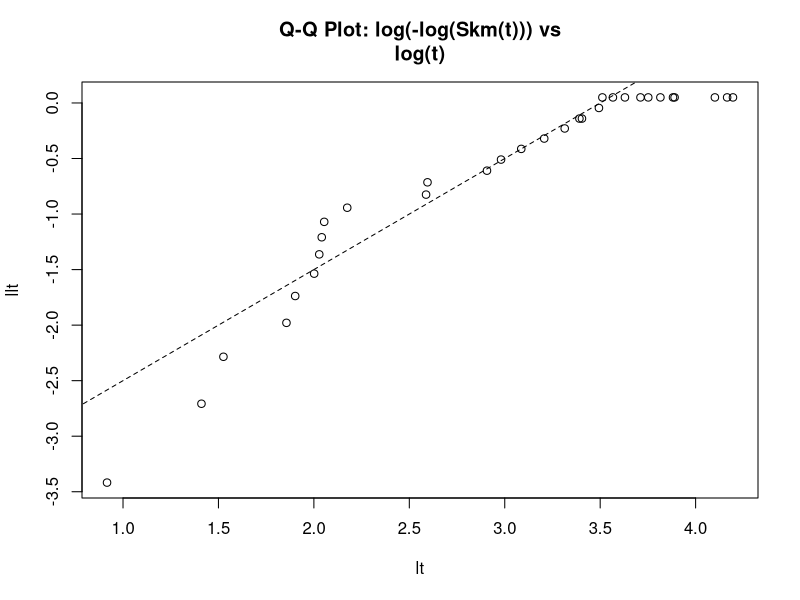
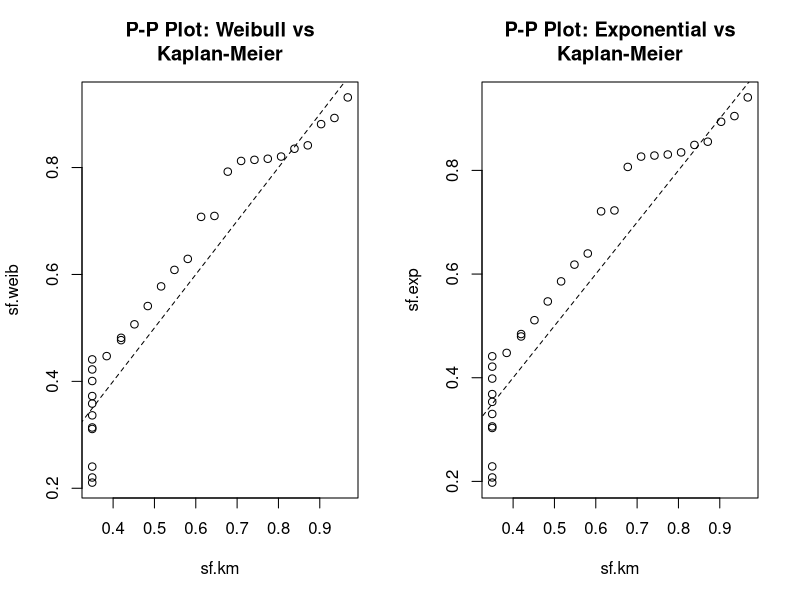
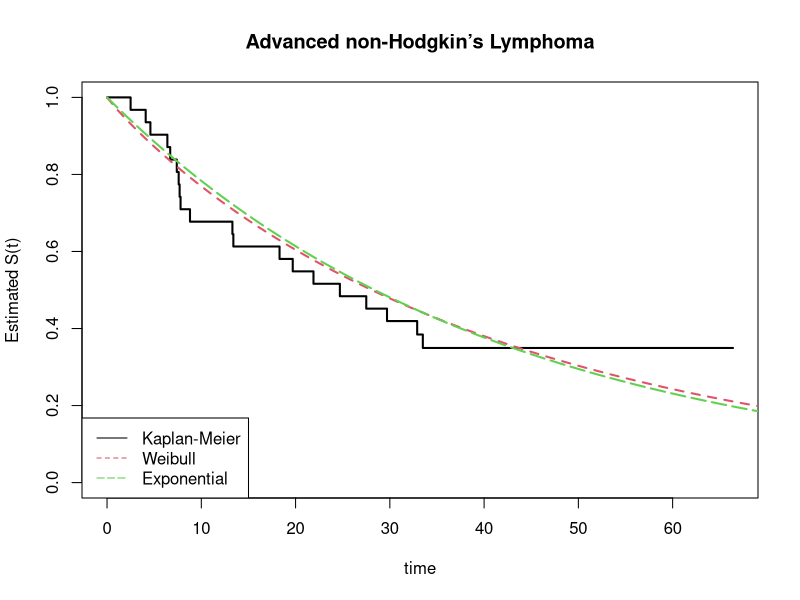
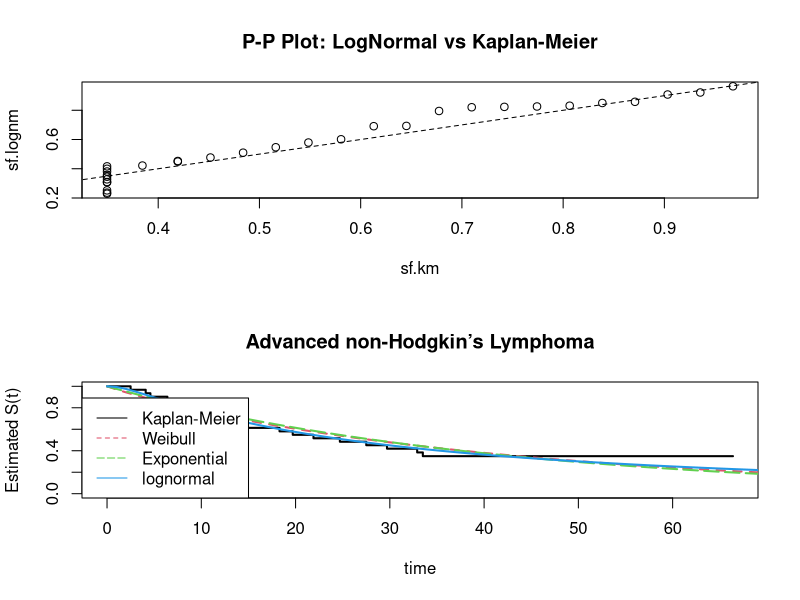

Recreate these plots in R, in order.
## ---- chunk 1
knitr::opts_chunk$set(echo = TRUE)
## ---- chunk 2
library(survival)
data<-read.table("p31.txt", header=T)
data <- data[data$stress == 750,]
x<-data$time
delta<-data$status
fit.weib<- survreg(Surv(x, delta)~1)
summary(fit.weib)

y <- log(-log(0.5))
y_mid <- fit.weib$coef - y*fit.weib$scale
vary_mid <- as.numeric(t(matrix(c(1, y*fit.weib$scale))) %*% 
                         as.matrix(fit.weib$var) %*% 
                         matrix(c(1, y*fit.weib$scale)))
CIL <- exp(y_mid - 1.96*sqrt(vary_mid))
CIU <- exp(y_mid + 1.96*sqrt(vary_mid))
CI <- c(CIL, CIU)
CI
## ---- chunk 3
# b) 
sig<-fit.weib$scale
mu<-fit.weib$coef
phi <- log(sig)
var1 <- matrix(c(-exp(-phi), -(log(6000)-mu)*-exp(-phi)))
var_loglog <- t(var1) %*% fit.weib$var %*% var1
loglog_st <- (log(6000)-mu)*-exp(-phi)
CIlogL <- loglog_st - 1.96*sqrt(var_loglog)
CIlogU <- loglog_st + 1.96*sqrt(var_loglog)
CIU <- exp(-exp(CIlogL))
CIL <- exp(-exp(CIlogU))
CI <- c(CIL, CIU)
CI
## ---- chunk 4
time <- c(2.5, 4.1, 4.6, 6.4, 6.7, 7.4, 7.6, 7.7, 7.8, 8.8, 13.3, 13.4, 18.3, 19.7, 21.9, 24.7, 27.5, 29.7, 30.1, 32.9, 33.5, 35.4, 37.7, 40.9, 42.6, 45.4, 48.5, 48.9, 60.4, 64.4, 66.4)
status <- c(1, 1, 1, 1, 1, 1, 1, 1, 1, 1, 1, 1, 1, 1, 1, 1, 1, 1, 0, 1, 1, 0, 0, 0, 0, 0, 0, 0, 0, 0, 0)
data <- as.data.frame(cbind(time,status))
fit <- survfit(Surv(time, status)~1)
llt <- log(-log(fit$surv))
lt <- log(time)
plot(lt,llt,main="Q-Q Plot: log(-log(Skm(t))) vs
log(t)")
lines(seq(0,7,0.1),seq(-3.5,3.5,0.1), lty=2)
## ---- chunk 5
fit.weib <- survreg(Surv(time, status)~1, data = data)
sig1<-fit.weib$scale
mu1<-fit.weib$coef
time<-fit$time
sf.weib<-exp(-exp((log(time)-mu1)/sig1))

fit.exp <- survreg(Surv(time, status)~1, dist = "exp", data = data)
mu2 <- fit.exp$coef
sf.exp <- exp(-exp((log(time)-mu2)))

sf.km<-fit$surv

par(mfrow=c(1,2))
plot(sf.km,sf.weib,main="P-P Plot: Weibull vs
Kaplan-Meier")
lines(seq(0,1,0.1),seq(0,1,0.1), lty=2)
plot(sf.km, sf.exp, main="P-P Plot: Exponential vs
Kaplan-Meier")
lines(seq(0,1,0.1),seq(0,1,0.1), lty=2)

par(mfrow=c(1,1))
t<-0:175
st.weib<-exp(-exp((log(t)-mu1)/sig1))
st.exp<-exp(-exp(log(t)-mu2))
plot(fit,xlab="time",
     ylab="Estimated S(t)",main="Advanced non-Hodgkin’s Lymphoma", 
     conf.int=F,lty=1,lwd=2)
lines(t,st.weib,lty=2,lwd=2, col=2)
lines(t,st.exp,lty=5,lwd=2, col=3)
legend("bottomleft", c("Kaplan-Meier", "Weibull", "Exponential"), 
       col=c(1,2,3), lty=c(1,2,5))
## ---- chunk 6
par(mfrow=c(2,1))

fit.lognm<-survreg(Surv(time,status)~1,data=data, dist="lognormal")
mu3<-fit.lognm$coeff
sig3<-fit.lognm$scale
sf.lognm<-1-pnorm((log(time)-mu3)/sig3)
plot(sf.km, sf.lognm, main="P-P Plot: LogNormal vs Kaplan-Meier")
lines(seq(0,1,0.1),seq(0,1,0.1), lty=2)

t<-0:175
st.weib<-exp(-exp((log(t)-mu1)/sig1))
st.exp<-exp(-exp(log(t)-mu2))
st.lognm<-1-pnorm((log(t)-mu3)/sig3)
plot(fit,xlab="time",
     ylab="Estimated S(t)",main="Advanced non-Hodgkin’s Lymphoma", 
     conf.int=F,lty=1,lwd=2)
lines(t,st.weib,lty=2,lwd=2, col=2)
lines(t,st.exp,lty=5,lwd=2, col=3)
lines(t,st.lognm,lty=7,lwd=2, col=4)
legend("bottomleft", c("Kaplan-Meier", "Weibull", "Exponential", "lognormal"), 
       col=c(1,2,3,4), lty=c(1,2,5,7))
## ---- chunk 7
data<-read.table("p31.txt", header=T)
data1 <- data[data$stress != 750,]
fitall <- survreg(Surv(time, status)~as.factor(stress), data = data1)
fit1 <- survreg(Surv(time, status)~1, data = data1[data1$stress == 850,])
fit2 <- survreg(Surv(time, status)~1, data = data1[data1$stress == 950,])
print(summary(fitall))
print(summary(fit1))
print(summary(fit2))
# Test on phi
lambda_obs <- 2*(fit1$loglik[2] + fit2$loglik[2] - fitall$loglik[2])
cat("Observed value is", lambda_obs, "\n")
sigmap <- pchisq(1,df=1, lower.tail = F)
cat("p-value = ", sigmap, "\n")
# Test on mu
mu_obs <- 2*(fitall$loglik[2] - fitall$loglik[1])
cat("Observed value is", mu_obs, "\n")
cat("p-value = 6.5e-09 ")
